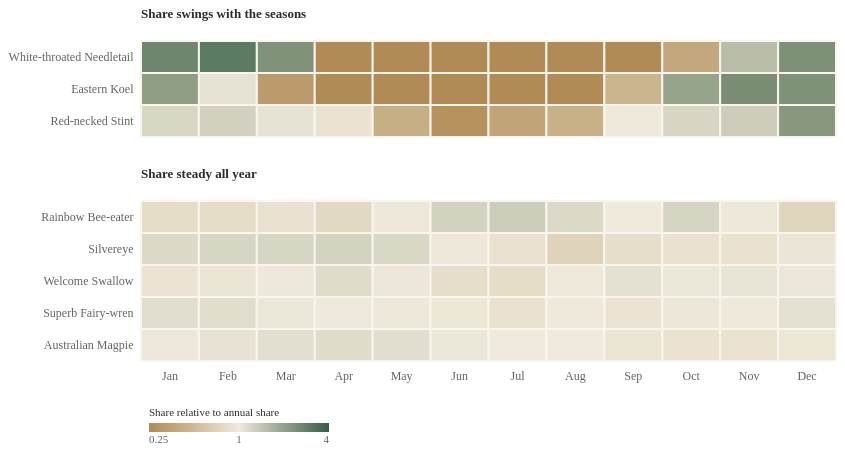

This figure's Vega-Lite source:
### Vega-Lite specification from a JSON file in a GitHub repository (floating-point values rounded to 4 significant figures)
{"$schema": "https://vega.github.io/schema/vega-lite/v5.json", "padding": 8, "config": {"background": "transparent", "font": "Bricolage Grotesque", "view": {"stroke": null}, "axis": {"labelFont": "Bricolage Grotesque", "titleFont": "Bricolage Grotesque", "labelFontSize": 12, "titleFontSize": 12, "titleFontWeight": 500, "labelColor": "#60665c", "titleColor": "#292e27", "domain": false, "ticks": false, "gridColor": "#e0dccf", "gridOpacity": 0.75, "labelPadding": 8, "titlePadding": 14}, "legend": {"labelFont": "Bricolage Grotesque", "titleFont": "Bricolage Grotesque", "labelFontSize": 11, "titleFontSize": 11, "titleFontWeight": 500, "labelColor": "#60665c", "titleColor": "#292e27", "gradientThickness": 9, "gradientLength": 130, "padding": 8}, "title": {"font": "Bricolage Grotesque", "color": "#292e27", "fontSize": 15, "fontWeight": 500, "anchor": "start"}}, "description": "Monthly share of all records for eight featured species, divided by each species’ annual share. One means the species occupies its typical share. Rows are grouped into birds whose share swings through the year and birds recorded steadily all year. This adjusts for total monthly record volume, not survey effort.", "data": {"values": [{"scientific": "Merops ornatus", "name": "Rainbow Bee-eater", "month": 1, "label": "Jan", "season": "Summer", "count": 2655, "rank": 87, "per10k": 32.29, "relative": 0.8202, "topSeven": false, "group": "Share steady all year"}, {"scientific": "Gymnorhina tibicen", "name": "Australian Magpie", "month": 1, "label": "Jan", "season": "Summer", "count": 20779, "rank": 1, "per10k": 252.7, "relative": 1.016, "topSeven": true, "group": "Share steady all year"}, {"scientific": "Hirundo neoxena", "name": "Welcome Swallow", "month": 1, "label": "Jan", "season": "Summer", "count": 13474, "rank": 6, "per10k": 163.9, "relative": 0.9177, "topSeven": true, "group": "Share steady all year"}, {"scientific": "Malurus cyaneus", "name": "Superb Fairy-wren", "month": 1, "label": "Jan", "season": "Summer", "count": 15122, "rank": 4, "per10k": 183.9, "relative": 1.122, "topSeven": true, "group": "Share steady all year"}, {"scientific": "Zosterops lateralis", "name": "Silvereye", "month": 1, "label": "Jan", "season": "Summer", "count": 8826, "rank": 21, "per10k": 107.3, "relative": 1.162, "topSeven": false, "group": "Share steady all year"}, {"scientific": "Calidris ruficollis", "name": "Red-necked Stint", "month": 1, "label": "Jan", "season": "Summer", "count": 1054, "rank": 165, "per10k": 12.82, "relative": 1.2, "topSeven": false, "group": "Share swings with the seasons"}, {"scientific": "Hirundapus caudacutus", "name": "White-throated Needletail", "month": 1, "label": "Jan", "season": "Summer", "count": 966, "rank": 171, "per10k": 11.75, "relative": 2.614, "topSeven": false, "group": "Share swings with the seasons"}, {"scientific": "Eudynamys orientalis", "name": "Eastern Koel", "month": 1, "label": "Jan", "season": "Summer", "count": 4375, "rank": 59, "per10k": 53.21, "relative": 2.08, "topSeven": false, "group": "Share swings with the seasons"}, {"scientific": "Merops ornatus", "name": "Rainbow Bee-eater", "month": 2, "label": "Feb", "season": "Summer", "count": 2045, "rank": 84, "per10k": 32.14, "relative": 0.8163, "topSeven": false, "group": "Share steady all year"}, {"scientific": "Gymnorhina tibicen", "name": "Australian Magpie", "month": 2, "label": "Feb", "season": "Summer", "count": 16939, "rank": 1, "per10k": 266.2, "relative": 1.07, "topSeven": true, "group": "Share steady all year"}, {"scientific": "Hirundo neoxena", "name": "Welcome Swallow", "month": 2, "label": "Feb", "season": "Summer", "count": 10601, "rank": 5, "per10k": 166.6, "relative": 0.933, "topSeven": true, "group": "Share steady all year"}, {"scientific": "Malurus cyaneus", "name": "Superb Fairy-wren", "month": 2, "label": "Feb", "season": "Summer", "count": 11764, "rank": 4, "per10k": 184.9, "relative": 1.128, "topSeven": true, "group": "Share steady all year"}, {"scientific": "Zosterops lateralis", "name": "Silvereye", "month": 2, "label": "Feb", "season": "Summer", "count": 7111, "rank": 21, "per10k": 111.7, "relative": 1.21, "topSeven": false, "group": "Share steady all year"}, {"scientific": "Calidris ruficollis", "name": "Red-necked Stint", "month": 2, "label": "Feb", "season": "Summer", "count": 855, "rank": 160, "per10k": 13.44, "relative": 1.258, "topSeven": false, "group": "Share swings with the seasons"}, {"scientific": "Hirundapus caudacutus", "name": "White-throated Needletail", "month": 2, "label": "Feb", "season": "Summer", "count": 853, "rank": 161, "per10k": 13.4, "relative": 2.983, "topSeven": false, "group": "Share swings with the seasons"}, {"scientific": "Eudynamys orientalis", "name": "Eastern Koel", "month": 2, "label": "Feb", "season": "Summer", "count": 1752, "rank": 93, "per10k": 27.53, "relative": 1.076, "topSeven": false, "group": "Share swings with the seasons"}, {"scientific": "Merops ornatus", "name": "Rainbow Bee-eater", "month": 3, "label": "Mar", "season": "Autumn", "count": 2367, "rank": 76, "per10k": 34.48, "relative": 0.8758, "topSeven": false, "group": "Share steady all year"}, {"scientific": "Gymnorhina tibicen", "name": "Australian Magpie", "month": 3, "label": "Mar", "season": "Autumn", "count": 18773, "rank": 1, "per10k": 273.5, "relative": 1.099, "topSeven": true, "group": "Share steady all year"}, {"scientific": "Hirundo neoxena", "name": "Welcome Swallow", "month": 3, "label": "Mar", "season": "Autumn", "count": 12479, "rank": 4, "per10k": 181.8, "relative": 1.018, "topSeven": true, "group": "Share steady all year"}, {"scientific": "Malurus cyaneus", "name": "Superb Fairy-wren", "month": 3, "label": "Mar", "season": "Autumn", "count": 11673, "rank": 5, "per10k": 170.0, "relative": 1.037, "topSeven": true, "group": "Share steady all year"}, {"scientific": "Zosterops lateralis", "name": "Silvereye", "month": 3, "label": "Mar", "season": "Autumn", "count": 7690, "rank": 21, "per10k": 112.0, "relative": 1.213, "topSeven": false, "group": "Share steady all year"}, {"scientific": "Calidris ruficollis", "name": "Red-necked Stint", "month": 3, "label": "Mar", "season": "Autumn", "count": 786, "rank": 170, "per10k": 11.45, "relative": 1.072, "topSeven": false, "group": "Share swings with the seasons"}, {"scientific": "Hirundapus caudacutus", "name": "White-throated Needletail", "month": 3, "label": "Mar", "season": "Autumn", "count": 708, "rank": 182, "per10k": 10.31, "relative": 2.295, "topSeven": false, "group": "Share swings with the seasons"}, {"scientific": "Eudynamys orientalis", "name": "Eastern Koel", "month": 3, "label": "Mar", "season": "Autumn", "count": 561, "rank": 205, "per10k": 8.172, "relative": 0.3195, "topSeven": false, "group": "Share swings with the seasons"}, {"scientific": "Merops ornatus", "name": "Rainbow Bee-eater", "month": 4, "label": "Apr", "season": "Autumn", "count": 2196, "rank": 87, "per10k": 30.56, "relative": 0.7762, "topSeven": false, "group": "Share steady all year"}, {"scientific": "Gymnorhina tibicen", "name": "Australian Magpie", "month": 4, "label": "Apr", "season": "Autumn", "count": 20271, "rank": 1, "per10k": 282.1, "relative": 1.134, "topSeven": true, "group": "Share steady all year"}, {"scientific": "Hirundo neoxena", "name": "Welcome Swallow", "month": 4, "label": "Apr", "season": "Autumn", "count": 14537, "rank": 3, "per10k": 202.3, "relative": 1.133, "topSeven": true, "group": "Share steady all year"}, {"scientific": "Malurus cyaneus", "name": "Superb Fairy-wren", "month": 4, "label": "Apr", "season": "Autumn", "count": 11879, "rank": 7, "per10k": 165.3, "relative": 1.008, "topSeven": true, "group": "Share steady all year"}, {"scientific": "Zosterops lateralis", "name": "Silvereye", "month": 4, "label": "Apr", "season": "Autumn", "count": 8219, "rank": 19, "per10k": 114.4, "relative": 1.239, "topSeven": false, "group": "Share steady all year"}, {"scientific": "Calidris ruficollis", "name": "Red-necked Stint", "month": 4, "label": "Apr", "season": "Autumn", "count": 692, "rank": 181, "per10k": 9.63, "relative": 0.9016, "topSeven": false, "group": "Share swings with the seasons"}, {"scientific": "Hirundapus caudacutus", "name": "White-throated Needletail", "month": 4, "label": "Apr", "season": "Autumn", "count": 70, "rank": 441, "per10k": 0.9741, "relative": 0.2168, "topSeven": false, "group": "Share swings with the seasons"}, {"scientific": "Eudynamys orientalis", "name": "Eastern Koel", "month": 4, "label": "Apr", "season": "Autumn", "count": 54, "rank": 469, "per10k": 0.7514, "relative": 0.02938, "topSeven": false, "group": "Share swings with the seasons"}, {"scientific": "Merops ornatus", "name": "Rainbow Bee-eater", "month": 5, "label": "May", "season": "Autumn", "count": 2469, "rank": 76, "per10k": 38.49, "relative": 0.9776, "topSeven": false, "group": "Share steady all year"}, {"scientific": "Gymnorhina tibicen", "name": "Australian Magpie", "month": 5, "label": "May", "season": "Autumn", "count": 17711, "rank": 1, "per10k": 276.1, "relative": 1.11, "topSeven": true, "group": "Share steady all year"}, {"scientific": "Hirundo neoxena", "name": "Welcome Swallow", "month": 5, "label": "May", "season": "Autumn", "count": 11746, "rank": 4, "per10k": 183.1, "relative": 1.025, "topSeven": true, "group": "Share steady all year"}, {"scientific": "Malurus cyaneus", "name": "Superb Fairy-wren", "month": 5, "label": "May", "season": "Autumn", "count": 10169, "rank": 8, "per10k": 158.5, "relative": 0.967, "topSeven": true, "group": "Share steady all year"}, {"scientific": "Zosterops lateralis", "name": "Silvereye", "month": 5, "label": "May", "season": "Autumn", "count": 7058, "rank": 20, "per10k": 110.0, "relative": 1.191, "topSeven": false, "group": "Share steady all year"}, {"scientific": "Calidris ruficollis", "name": "Red-necked Stint", "month": 5, "label": "May", "season": "Autumn", "count": 286, "rank": 266, "per10k": 4.458, "relative": 0.4174, "topSeven": false, "group": "Share swings with the seasons"}, {"scientific": "Hirundapus caudacutus", "name": "White-throated Needletail", "month": 5, "label": "May", "season": "Autumn", "count": 3, "rank": 658, "per10k": 0.04676, "relative": 0.01041, "topSeven": false, "group": "Share swings with the seasons"}, {"scientific": "Eudynamys orientalis", "name": "Eastern Koel", "month": 5, "label": "May", "season": "Autumn", "count": 15, "rank": 571, "per10k": 0.2338, "relative": 0.00914, "topSeven": false, "group": "Share swings with the seasons"}, {"scientific": "Merops ornatus", "name": "Rainbow Bee-eater", "month": 6, "label": "Jun", "season": "Winter", "count": 3254, "rank": 64, "per10k": 49.05, "relative": 1.246, "topSeven": false, "group": "Share steady all year"}, {"scientific": "Gymnorhina tibicen", "name": "Australian Magpie", "month": 6, "label": "Jun", "season": "Winter", "count": 17127, "rank": 1, "per10k": 258.2, "relative": 1.038, "topSeven": true, "group": "Share steady all year"}, {"scientific": "Hirundo neoxena", "name": "Welcome Swallow", "month": 6, "label": "Jun", "season": "Winter", "count": 9895, "rank": 8, "per10k": 149.2, "relative": 0.8354, "topSeven": true, "group": "Share steady all year"}, {"scientific": "Malurus cyaneus", "name": "Superb Fairy-wren", "month": 6, "label": "Jun", "season": "Winter", "count": 10224, "rank": 6, "per10k": 154.1, "relative": 0.9403, "topSeven": true, "group": "Share steady all year"}, {"scientific": "Zosterops lateralis", "name": "Silvereye", "month": 6, "label": "Jun", "season": "Winter", "count": 5979, "rank": 26, "per10k": 90.13, "relative": 0.976, "topSeven": false, "group": "Share steady all year"}, {"scientific": "Calidris ruficollis", "name": "Red-necked Stint", "month": 6, "label": "Jun", "season": "Winter", "count": 197, "rank": 328, "per10k": 2.97, "relative": 0.2781, "topSeven": false, "group": "Share swings with the seasons"}, {"scientific": "Hirundapus caudacutus", "name": "White-throated Needletail", "month": 6, "label": "Jun", "season": "Winter", "count": 0, "rank": null, "per10k": 0, "relative": 0, "topSeven": false, "group": "Share swings with the seasons"}, {"scientific": "Eudynamys orientalis", "name": "Eastern Koel", "month": 6, "label": "Jun", "season": "Winter", "count": 2, "rank": 671, "per10k": 0.03015, "relative": 0.00118, "topSeven": false, "group": "Share swings with the seasons"}, {"scientific": "Merops ornatus", "name": "Rainbow Bee-eater", "month": 7, "label": "Jul", "season": "Winter", "count": 3653, "rank": 63, "per10k": 51.24, "relative": 1.302, "topSeven": false, "group": "Share steady all year"}, {"scientific": "Gymnorhina tibicen", "name": "Australian Magpie", "month": 7, "label": "Jul", "season": "Winter", "count": 17795, "rank": 1, "per10k": 249.6, "relative": 1.003, "topSeven": true, "group": "Share steady all year"}, {"scientific": "Hirundo neoxena", "name": "Welcome Swallow", "month": 7, "label": "Jul", "season": "Winter", "count": 10532, "rank": 7, "per10k": 147.7, "relative": 0.8274, "topSeven": true, "group": "Share steady all year"}, {"scientific": "Malurus cyaneus", "name": "Superb Fairy-wren", "month": 7, "label": "Jul", "season": "Winter", "count": 10414, "rank": 8, "per10k": 146.1, "relative": 0.8912, "topSeven": true, "group": "Share steady all year"}, {"scientific": "Zosterops lateralis", "name": "Silvereye", "month": 7, "label": "Jul", "season": "Winter", "count": 5745, "rank": 28, "per10k": 80.59, "relative": 0.8727, "topSeven": false, "group": "Share steady all year"}, {"scientific": "Calidris ruficollis", "name": "Red-necked Stint", "month": 7, "label": "Jul", "season": "Winter", "count": 279, "rank": 293, "per10k": 3.914, "relative": 0.3664, "topSeven": false, "group": "Share swings with the seasons"}, {"scientific": "Hirundapus caudacutus", "name": "White-throated Needletail", "month": 7, "label": "Jul", "season": "Winter", "count": 0, "rank": null, "per10k": 0, "relative": 0, "topSeven": false, "group": "Share swings with the seasons"}, {"scientific": "Eudynamys orientalis", "name": "Eastern Koel", "month": 7, "label": "Jul", "season": "Winter", "count": 5, "rank": 658, "per10k": 0.07014, "relative": 0.00274, "topSeven": false, "group": "Share swings with the seasons"}, {"scientific": "Merops ornatus", "name": "Rainbow Bee-eater", "month": 8, "label": "Aug", "season": "Winter", "count": 3757, "rank": 69, "per10k": 45.74, "relative": 1.162, "topSeven": false, "group": "Share steady all year"}, {"scientific": "Gymnorhina tibicen", "name": "Australian Magpie", "month": 8, "label": "Aug", "season": "Winter", "count": 20427, "rank": 1, "per10k": 248.7, "relative": 0.9997, "topSeven": true, "group": "Share steady all year"}, {"scientific": "Hirundo neoxena", "name": "Welcome Swallow", "month": 8, "label": "Aug", "season": "Winter", "count": 14832, "rank": 3, "per10k": 180.6, "relative": 1.011, "topSeven": true, "group": "Share steady all year"}, {"scientific": "Malurus cyaneus", "name": "Superb Fairy-wren", "month": 8, "label": "Aug", "season": "Winter", "count": 13244, "rank": 6, "per10k": 161.2, "relative": 0.9836, "topSeven": true, "group": "Share steady all year"}, {"scientific": "Zosterops lateralis", "name": "Silvereye", "month": 8, "label": "Aug", "season": "Winter", "count": 5472, "rank": 42, "per10k": 66.62, "relative": 0.7214, "topSeven": false, "group": "Share steady all year"}, {"scientific": "Calidris ruficollis", "name": "Red-necked Stint", "month": 8, "label": "Aug", "season": "Winter", "count": 377, "rank": 278, "per10k": 4.59, "relative": 0.4297, "topSeven": false, "group": "Share swings with the seasons"}, {"scientific": "Hirundapus caudacutus", "name": "White-throated Needletail", "month": 8, "label": "Aug", "season": "Winter", "count": 1, "rank": 695, "per10k": 0.01217, "relative": 0.00271, "topSeven": false, "group": "Share swings with the seasons"}, {"scientific": "Eudynamys orientalis", "name": "Eastern Koel", "month": 8, "label": "Aug", "season": "Winter", "count": 68, "rank": 492, "per10k": 0.8278, "relative": 0.03237, "topSeven": false, "group": "Share swings with the seasons"}, {"scientific": "Merops ornatus", "name": "Rainbow Bee-eater", "month": 9, "label": "Sep", "season": "Spring", "count": 3724, "rank": 76, "per10k": 39.14, "relative": 0.9943, "topSeven": false, "group": "Share steady all year"}, {"scientific": "Gymnorhina tibicen", "name": "Australian Magpie", "month": 9, "label": "Sep", "season": "Spring", "count": 21984, "rank": 1, "per10k": 231.1, "relative": 0.9289, "topSeven": true, "group": "Share steady all year"}, {"scientific": "Hirundo neoxena", "name": "Welcome Swallow", "month": 9, "label": "Sep", "season": "Spring", "count": 18509, "rank": 2, "per10k": 194.5, "relative": 1.09, "topSeven": true, "group": "Share steady all year"}, {"scientific": "Malurus cyaneus", "name": "Superb Fairy-wren", "month": 9, "label": "Sep", "season": "Spring", "count": 14294, "rank": 7, "per10k": 150.2, "relative": 0.9166, "topSeven": true, "group": "Share steady all year"}, {"scientific": "Zosterops lateralis", "name": "Silvereye", "month": 9, "label": "Sep", "season": "Spring", "count": 7315, "rank": 26, "per10k": 76.89, "relative": 0.8326, "topSeven": false, "group": "Share steady all year"}, {"scientific": "Calidris ruficollis", "name": "Red-necked Stint", "month": 9, "label": "Sep", "season": "Spring", "count": 996, "rank": 198, "per10k": 10.47, "relative": 0.9802, "topSeven": false, "group": "Share swings with the seasons"}, {"scientific": "Hirundapus caudacutus", "name": "White-throated Needletail", "month": 9, "label": "Sep", "season": "Spring", "count": 3, "rank": 678, "per10k": 0.03153, "relative": 0.00702, "topSeven": false, "group": "Share swings with the seasons"}, {"scientific": "Eudynamys orientalis", "name": "Eastern Koel", "month": 9, "label": "Sep", "season": "Spring", "count": 1126, "rank": 173, "per10k": 11.84, "relative": 0.4627, "topSeven": false, "group": "Share swings with the seasons"}, {"scientific": "Merops ornatus", "name": "Rainbow Bee-eater", "month": 10, "label": "Oct", "season": "Spring", "count": 5620, "rank": 64, "per10k": 47.9, "relative": 1.217, "topSeven": false, "group": "Share steady all year"}, {"scientific": "Gymnorhina tibicen", "name": "Australian Magpie", "month": 10, "label": "Oct", "season": "Spring", "count": 26282, "rank": 1, "per10k": 224.0, "relative": 0.9005, "topSeven": true, "group": "Share steady all year"}, {"scientific": "Hirundo neoxena", "name": "Welcome Swallow", "month": 10, "label": "Oct", "season": "Spring", "count": 21781, "rank": 2, "per10k": 185.6, "relative": 1.04, "topSeven": true, "group": "Share steady all year"}, {"scientific": "Malurus cyaneus", "name": "Superb Fairy-wren", "month": 10, "label": "Oct", "season": "Spring", "count": 18478, "rank": 4, "per10k": 157.5, "relative": 0.9608, "topSeven": true, "group": "Share steady all year"}, {"scientific": "Zosterops lateralis", "name": "Silvereye", "month": 10, "label": "Oct", "season": "Spring", "count": 9509, "rank": 26, "per10k": 81.05, "relative": 0.8777, "topSeven": false, "group": "Share steady all year"}, {"scientific": "Calidris ruficollis", "name": "Red-necked Stint", "month": 10, "label": "Oct", "season": "Spring", "count": 1509, "rank": 168, "per10k": 12.86, "relative": 1.204, "topSeven": false, "group": "Share swings with the seasons"}, {"scientific": "Hirundapus caudacutus", "name": "White-throated Needletail", "month": 10, "label": "Oct", "season": "Spring", "count": 203, "rank": 413, "per10k": 1.73, "relative": 0.3851, "topSeven": false, "group": "Share swings with the seasons"}, {"scientific": "Eudynamys orientalis", "name": "Eastern Koel", "month": 10, "label": "Oct", "season": "Spring", "count": 5833, "rank": 59, "per10k": 49.72, "relative": 1.944, "topSeven": false, "group": "Share swings with the seasons"}, {"scientific": "Merops ornatus", "name": "Rainbow Bee-eater", "month": 11, "label": "Nov", "season": "Spring", "count": 3567, "rank": 77, "per10k": 38.3, "relative": 0.973, "topSeven": false, "group": "Share steady all year"}, {"scientific": "Gymnorhina tibicen", "name": "Australian Magpie", "month": 11, "label": "Nov", "season": "Spring", "count": 20928, "rank": 1, "per10k": 224.7, "relative": 0.9035, "topSeven": true, "group": "Share steady all year"}, {"scientific": "Hirundo neoxena", "name": "Welcome Swallow", "month": 11, "label": "Nov", "season": "Spring", "count": 17542, "rank": 2, "per10k": 188.4, "relative": 1.055, "topSeven": true, "group": "Share steady all year"}, {"scientific": "Malurus cyaneus", "name": "Superb Fairy-wren", "month": 11, "label": "Nov", "season": "Spring", "count": 15133, "rank": 4, "per10k": 162.5, "relative": 0.9914, "topSeven": true, "group": "Share steady all year"}, {"scientific": "Zosterops lateralis", "name": "Silvereye", "month": 11, "label": "Nov", "season": "Spring", "count": 7629, "rank": 28, "per10k": 81.93, "relative": 0.8872, "topSeven": false, "group": "Share steady all year"}, {"scientific": "Calidris ruficollis", "name": "Red-necked Stint", "month": 11, "label": "Nov", "season": "Spring", "count": 1291, "rank": 157, "per10k": 13.86, "relative": 1.298, "topSeven": false, "group": "Share swings with the seasons"}, {"scientific": "Hirundapus caudacutus", "name": "White-throated Needletail", "month": 11, "label": "Nov", "season": "Spring", "count": 631, "rank": 244, "per10k": 6.776, "relative": 1.508, "topSeven": false, "group": "Share swings with the seasons"}, {"scientific": "Eudynamys orientalis", "name": "Eastern Koel", "month": 11, "label": "Nov", "season": "Spring", "count": 5819, "rank": 47, "per10k": 62.49, "relative": 2.443, "topSeven": false, "group": "Share swings with the seasons"}, {"scientific": "Merops ornatus", "name": "Rainbow Bee-eater", "month": 12, "label": "Dec", "season": "Summer", "count": 2392, "rank": 94, "per10k": 29.27, "relative": 0.7436, "topSeven": false, "group": "Share steady all year"}, {"scientific": "Gymnorhina tibicen", "name": "Australian Magpie", "month": 12, "label": "Dec", "season": "Summer", "count": 19186, "rank": 1, "per10k": 234.8, "relative": 0.9439, "topSeven": true, "group": "Share steady all year"}, {"scientific": "Hirundo neoxena", "name": "Welcome Swallow", "month": 12, "label": "Dec", "season": "Summer", "count": 15058, "rank": 2, "per10k": 184.3, "relative": 1.032, "topSeven": true, "group": "Share steady all year"}, {"scientific": "Malurus cyaneus", "name": "Superb Fairy-wren", "month": 12, "label": "Dec", "season": "Summer", "count": 14571, "rank": 4, "per10k": 178.3, "relative": 1.088, "topSeven": true, "group": "Share steady all year"}, {"scientific": "Zosterops lateralis", "name": "Silvereye", "month": 12, "label": "Dec", "season": "Summer", "count": 7874, "rank": 21, "per10k": 96.36, "relative": 1.044, "topSeven": false, "group": "Share steady all year"}, {"scientific": "Calidris ruficollis", "name": "Red-necked Stint", "month": 12, "label": "Dec", "season": "Summer", "count": 1905, "rank": 108, "per10k": 23.31, "relative": 2.183, "topSeven": false, "group": "Share swings with the seasons"}, {"scientific": "Hirundapus caudacutus", "name": "White-throated Needletail", "month": 12, "label": "Dec", "season": "Summer", "count": 865, "rank": 182, "per10k": 10.59, "relative": 2.356, "topSeven": false, "group": "Share swings with the seasons"}, {"scientific": "Eudynamys orientalis", "name": "Eastern Koel", "month": 12, "label": "Dec", "season": "Summer", "count": 4883, "rank": 51, "per10k": 59.76, "relative": 2.336, "topSeven": false, "group": "Share swings with the seasons"}]}, "spacing": 30, "resolve": {"scale": {"y": "independent"}}, "facet": {"row": {"field": "group", "type": "nominal", "sort": ["Share swings with the seasons", "Share steady all year"], "title": null, "header": {"labelAngle": 0, "labelAlign": "left", "labelAnchor": "start", "labelOrient": "top", "labelPadding": 6, "labelFontSize": 13, "labelFontWeight": 600, "labelColor": "#292e27", "labelFont": "Bricolage Grotesque"}}}, "spec": {"width": 695, "height": {"step": 32}, "mark": {"type": "rect", "stroke": "#f8f5ec", "strokeWidth": 2, "cornerRadius": 1}, "encoding": {"x": {"field": "label", "type": "ordinal", "sort": ["Jan", "Feb", "Mar", "Apr", "May", "Jun", "Jul", "Aug", "Sep", "Oct", "Nov", "Dec"], "axis": {"title": null, "labelAngle": 0}}, "y": {"field": "name", "type": "ordinal", "sort": ["White-throated Needletail", "Eastern Koel", "Red-necked Stint", "Rainbow Bee-eater", "Silvereye", "Welcome Swallow", "Superb Fairy-wren", "Australian Magpie"], "axis": {"title": null, "labelLimit": 210, "labelFontSize": 12}}, "color": {"field": "relative", "type": "quantitative", "scale": {"type": "log", "domain": [0.25, 1, 4], "range": ["#b18a55", "#efeadd", "#315e4c"], "clamp": true}, "legend": {"title": "Share relative to annual share", "titleLimit": 280, "orient": "bottom", "values": [0.25, 1, 4], "format": ".2~f", "gradientLength": 180}}, "tooltip": [{"field": "name", "title": "Bird"}, {"field": "label", "title": "Month"}, {"field": "count", "title": "Records", "format": ","}, {"field": "per10k", "title": "Per 10,000 bird records", "format": ".1f"}, {"field": "relative", "title": "Relative to annual share", "format": ".2f"}]}}}
